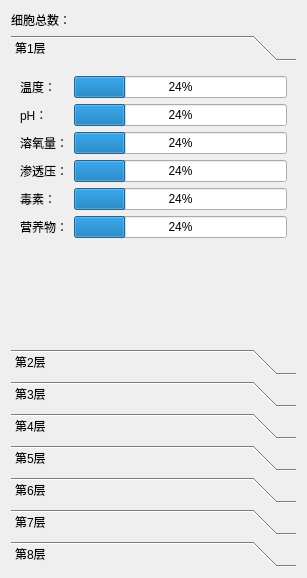
<?xml version="1.0" encoding="UTF-8"?>
<ui version="4.0">
 <class>Form</class>
 <widget class="QWidget" name="Form">
  <property name="geometry">
   <rect>
    <x>0</x>
    <y>0</y>
    <width>307</width>
    <height>578</height>
   </rect>
  </property>
  <property name="windowTitle">
   <string>Form</string>
  </property>
  <layout class="QVBoxLayout" name="verticalLayout">
   <item alignment="Qt::AlignmentFlag::AlignLeft|Qt::AlignmentFlag::AlignVCenter">
    <widget class="QLabel" name="label_7">
     <property name="sizePolicy">
      <sizepolicy hsizetype="Expanding" vsizetype="Expanding">
       <horstretch>0</horstretch>
       <verstretch>0</verstretch>
      </sizepolicy>
     </property>
     <property name="text">
      <string>细胞总数：</string>
     </property>
    </widget>
   </item>
   <item>
    <widget class="QToolBox" name="toolBox_1">
     <property name="sizePolicy">
      <sizepolicy hsizetype="Expanding" vsizetype="Expanding">
       <horstretch>0</horstretch>
       <verstretch>0</verstretch>
      </sizepolicy>
     </property>
     <property name="currentIndex">
      <number>0</number>
     </property>
     <widget class="QWidget" name="page_1">
      <property name="geometry">
       <rect>
        <x>0</x>
        <y>0</y>
        <width>289</width>
        <height>307</height>
       </rect>
      </property>
      <attribute name="label">
       <string>第1层</string>
      </attribute>
      <layout class="QFormLayout" name="formLayout">
       <item row="0" column="0">
        <widget class="QLabel" name="label_tepm">
         <property name="text">
          <string>温度：</string>
         </property>
        </widget>
       </item>
       <item row="0" column="1">
        <widget class="QProgressBar" name="progressBar_tepm">
         <property name="value">
          <number>24</number>
         </property>
        </widget>
       </item>
       <item row="2" column="0">
        <widget class="QLabel" name="label_pH">
         <property name="text">
          <string>pH：</string>
         </property>
        </widget>
       </item>
       <item row="2" column="1">
        <widget class="QProgressBar" name="progressBar_pH">
         <property name="value">
          <number>24</number>
         </property>
        </widget>
       </item>
       <item row="5" column="0">
        <widget class="QLabel" name="label_oxy">
         <property name="text">
          <string>溶氧量：</string>
         </property>
        </widget>
       </item>
       <item row="5" column="1">
        <widget class="QProgressBar" name="progressBar_oxy">
         <property name="value">
          <number>24</number>
         </property>
        </widget>
       </item>
       <item row="8" column="0">
        <widget class="QLabel" name="label_osm">
         <property name="text">
          <string>渗透压：</string>
         </property>
        </widget>
       </item>
       <item row="8" column="1">
        <widget class="QProgressBar" name="progressBar_osm">
         <property name="value">
          <number>24</number>
         </property>
        </widget>
       </item>
       <item row="10" column="0">
        <widget class="QLabel" name="label_toxin">
         <property name="text">
          <string>毒素：</string>
         </property>
        </widget>
       </item>
       <item row="10" column="1">
        <widget class="QProgressBar" name="progressBar_toxin">
         <property name="value">
          <number>24</number>
         </property>
        </widget>
       </item>
       <item row="13" column="0">
        <widget class="QLabel" name="label_nur">
         <property name="text">
          <string>营养物：</string>
         </property>
        </widget>
       </item>
       <item row="13" column="1">
        <widget class="QProgressBar" name="progressBar_nur">
         <property name="value">
          <number>24</number>
         </property>
        </widget>
       </item>
      </layout>
     </widget>
     <widget class="QWidget" name="page_2">
      <property name="geometry">
       <rect>
        <x>0</x>
        <y>0</y>
        <width>289</width>
        <height>307</height>
       </rect>
      </property>
      <attribute name="label">
       <string>第2层</string>
      </attribute>
      <layout class="QFormLayout" name="formLayout_8">
       <item row="0" column="0">
        <widget class="QLabel" name="label_tepm_2">
         <property name="text">
          <string>温度：</string>
         </property>
        </widget>
       </item>
       <item row="0" column="1">
        <widget class="QProgressBar" name="progressBar_tepm_2">
         <property name="value">
          <number>24</number>
         </property>
        </widget>
       </item>
       <item row="1" column="0">
        <widget class="QLabel" name="label_pH_2">
         <property name="text">
          <string>pH：</string>
         </property>
        </widget>
       </item>
       <item row="1" column="1">
        <widget class="QProgressBar" name="progressBar_pH_2">
         <property name="value">
          <number>24</number>
         </property>
        </widget>
       </item>
       <item row="2" column="0">
        <widget class="QLabel" name="label_oxy_2">
         <property name="text">
          <string>溶氧量：</string>
         </property>
        </widget>
       </item>
       <item row="2" column="1">
        <widget class="QProgressBar" name="progressBar_oxy_2">
         <property name="value">
          <number>24</number>
         </property>
        </widget>
       </item>
       <item row="3" column="0">
        <widget class="QLabel" name="label_osm_2">
         <property name="text">
          <string>渗透压：</string>
         </property>
        </widget>
       </item>
       <item row="3" column="1">
        <widget class="QProgressBar" name="progressBar_osm_2">
         <property name="value">
          <number>24</number>
         </property>
        </widget>
       </item>
       <item row="4" column="0">
        <widget class="QLabel" name="label_toxin_2">
         <property name="text">
          <string>毒素：</string>
         </property>
        </widget>
       </item>
       <item row="4" column="1">
        <widget class="QProgressBar" name="progressBar_toxin_2">
         <property name="value">
          <number>24</number>
         </property>
        </widget>
       </item>
       <item row="5" column="0">
        <widget class="QLabel" name="label_nur_2">
         <property name="text">
          <string>营养物：</string>
         </property>
        </widget>
       </item>
       <item row="5" column="1">
        <widget class="QProgressBar" name="progressBar_nur_2">
         <property name="value">
          <number>24</number>
         </property>
        </widget>
       </item>
      </layout>
     </widget>
     <widget class="QWidget" name="page_3">
      <property name="geometry">
       <rect>
        <x>0</x>
        <y>0</y>
        <width>289</width>
        <height>307</height>
       </rect>
      </property>
      <attribute name="label">
       <string>第3层</string>
      </attribute>
      <layout class="QFormLayout" name="formLayout_2">
       <item row="0" column="0">
        <widget class="QLabel" name="label_tepm_3">
         <property name="text">
          <string>温度：</string>
         </property>
        </widget>
       </item>
       <item row="0" column="1">
        <widget class="QProgressBar" name="progressBar_tepm_3">
         <property name="value">
          <number>24</number>
         </property>
        </widget>
       </item>
       <item row="1" column="0">
        <widget class="QLabel" name="label_pH_3">
         <property name="text">
          <string>pH：</string>
         </property>
        </widget>
       </item>
       <item row="1" column="1">
        <widget class="QProgressBar" name="progressBar_pH_3">
         <property name="value">
          <number>24</number>
         </property>
        </widget>
       </item>
       <item row="2" column="0">
        <widget class="QLabel" name="label_oxy_3">
         <property name="text">
          <string>溶氧量：</string>
         </property>
        </widget>
       </item>
       <item row="2" column="1">
        <widget class="QProgressBar" name="progressBar_oxy_3">
         <property name="value">
          <number>24</number>
         </property>
        </widget>
       </item>
       <item row="3" column="0">
        <widget class="QLabel" name="label_osm_3">
         <property name="text">
          <string>渗透压：</string>
         </property>
        </widget>
       </item>
       <item row="3" column="1">
        <widget class="QProgressBar" name="progressBar_osm_3">
         <property name="value">
          <number>24</number>
         </property>
        </widget>
       </item>
       <item row="4" column="0">
        <widget class="QLabel" name="label_toxin_3">
         <property name="text">
          <string>毒素：</string>
         </property>
        </widget>
       </item>
       <item row="4" column="1">
        <widget class="QProgressBar" name="progressBar_toxin_3">
         <property name="value">
          <number>24</number>
         </property>
        </widget>
       </item>
       <item row="5" column="0">
        <widget class="QLabel" name="label_nur_3">
         <property name="text">
          <string>营养物：</string>
         </property>
        </widget>
       </item>
       <item row="5" column="1">
        <widget class="QProgressBar" name="progressBar_nur_3">
         <property name="value">
          <number>24</number>
         </property>
        </widget>
       </item>
      </layout>
     </widget>
     <widget class="QWidget" name="page_4">
      <property name="geometry">
       <rect>
        <x>0</x>
        <y>0</y>
        <width>289</width>
        <height>307</height>
       </rect>
      </property>
      <attribute name="label">
       <string>第4层</string>
      </attribute>
      <layout class="QFormLayout" name="formLayout_3">
       <item row="0" column="0">
        <widget class="QLabel" name="label_tepm_4">
         <property name="text">
          <string>温度：</string>
         </property>
        </widget>
       </item>
       <item row="0" column="1">
        <widget class="QProgressBar" name="progressBar_tepm_4">
         <property name="value">
          <number>24</number>
         </property>
        </widget>
       </item>
       <item row="1" column="0">
        <widget class="QLabel" name="label_pH_4">
         <property name="text">
          <string>pH：</string>
         </property>
        </widget>
       </item>
       <item row="1" column="1">
        <widget class="QProgressBar" name="progressBar_pH_4">
         <property name="value">
          <number>24</number>
         </property>
        </widget>
       </item>
       <item row="2" column="0">
        <widget class="QLabel" name="label_oxy_4">
         <property name="text">
          <string>溶氧量：</string>
         </property>
        </widget>
       </item>
       <item row="2" column="1">
        <widget class="QProgressBar" name="progressBar_oxy_4">
         <property name="value">
          <number>24</number>
         </property>
        </widget>
       </item>
       <item row="3" column="0">
        <widget class="QLabel" name="label_osm_4">
         <property name="text">
          <string>渗透压：</string>
         </property>
        </widget>
       </item>
       <item row="3" column="1">
        <widget class="QProgressBar" name="progressBar_osm_4">
         <property name="value">
          <number>24</number>
         </property>
        </widget>
       </item>
       <item row="4" column="0">
        <widget class="QLabel" name="label_toxin_4">
         <property name="text">
          <string>毒素：</string>
         </property>
        </widget>
       </item>
       <item row="4" column="1">
        <widget class="QProgressBar" name="progressBar_toxin_4">
         <property name="value">
          <number>24</number>
         </property>
        </widget>
       </item>
       <item row="5" column="0">
        <widget class="QLabel" name="label_nur_4">
         <property name="text">
          <string>营养物：</string>
         </property>
        </widget>
       </item>
       <item row="5" column="1">
        <widget class="QProgressBar" name="progressBar_nur_4">
         <property name="value">
          <number>24</number>
         </property>
        </widget>
       </item>
      </layout>
     </widget>
     <widget class="QWidget" name="page_5">
      <property name="geometry">
       <rect>
        <x>0</x>
        <y>0</y>
        <width>289</width>
        <height>307</height>
       </rect>
      </property>
      <attribute name="label">
       <string>第5层</string>
      </attribute>
      <layout class="QFormLayout" name="formLayout_4">
       <item row="0" column="0">
        <widget class="QLabel" name="label_tepm_5">
         <property name="text">
          <string>温度：</string>
         </property>
        </widget>
       </item>
       <item row="0" column="1">
        <widget class="QProgressBar" name="progressBar_tepm_5">
         <property name="value">
          <number>24</number>
         </property>
        </widget>
       </item>
       <item row="1" column="0">
        <widget class="QLabel" name="label_pH_5">
         <property name="text">
          <string>pH：</string>
         </property>
        </widget>
       </item>
       <item row="1" column="1">
        <widget class="QProgressBar" name="progressBar_pH_5">
         <property name="value">
          <number>24</number>
         </property>
        </widget>
       </item>
       <item row="2" column="0">
        <widget class="QLabel" name="label_oxy_5">
         <property name="text">
          <string>溶氧量：</string>
         </property>
        </widget>
       </item>
       <item row="2" column="1">
        <widget class="QProgressBar" name="progressBar_oxy_5">
         <property name="value">
          <number>24</number>
         </property>
        </widget>
       </item>
       <item row="3" column="0">
        <widget class="QLabel" name="label_osm_5">
         <property name="text">
          <string>渗透压：</string>
         </property>
        </widget>
       </item>
       <item row="3" column="1">
        <widget class="QProgressBar" name="progressBar_osm_5">
         <property name="value">
          <number>24</number>
         </property>
        </widget>
       </item>
       <item row="4" column="0">
        <widget class="QLabel" name="label_toxin_5">
         <property name="text">
          <string>毒素：</string>
         </property>
        </widget>
       </item>
       <item row="4" column="1">
        <widget class="QProgressBar" name="progressBar_toxin_5">
         <property name="value">
          <number>24</number>
         </property>
        </widget>
       </item>
       <item row="5" column="0">
        <widget class="QLabel" name="label_nur_5">
         <property name="text">
          <string>营养物：</string>
         </property>
        </widget>
       </item>
       <item row="5" column="1">
        <widget class="QProgressBar" name="progressBar_nur_5">
         <property name="value">
          <number>24</number>
         </property>
        </widget>
       </item>
      </layout>
     </widget>
     <widget class="QWidget" name="page_6">
      <property name="geometry">
       <rect>
        <x>0</x>
        <y>0</y>
        <width>289</width>
        <height>307</height>
       </rect>
      </property>
      <attribute name="label">
       <string>第6层</string>
      </attribute>
      <layout class="QFormLayout" name="formLayout_5">
       <item row="0" column="0">
        <widget class="QLabel" name="label_tepm_6">
         <property name="text">
          <string>温度：</string>
         </property>
        </widget>
       </item>
       <item row="0" column="1">
        <widget class="QProgressBar" name="progressBar_tepm_6">
         <property name="value">
          <number>24</number>
         </property>
        </widget>
       </item>
       <item row="1" column="0">
        <widget class="QLabel" name="label_pH_6">
         <property name="text">
          <string>pH：</string>
         </property>
        </widget>
       </item>
       <item row="1" column="1">
        <widget class="QProgressBar" name="progressBar_pH_6">
         <property name="value">
          <number>24</number>
         </property>
        </widget>
       </item>
       <item row="2" column="0">
        <widget class="QLabel" name="label_oxy_6">
         <property name="text">
          <string>溶氧量：</string>
         </property>
        </widget>
       </item>
       <item row="2" column="1">
        <widget class="QProgressBar" name="progressBar_oxy_6">
         <property name="value">
          <number>24</number>
         </property>
        </widget>
       </item>
       <item row="3" column="0">
        <widget class="QLabel" name="label_osm_6">
         <property name="text">
          <string>渗透压：</string>
         </property>
        </widget>
       </item>
       <item row="3" column="1">
        <widget class="QProgressBar" name="progressBar_osm_6">
         <property name="value">
          <number>24</number>
         </property>
        </widget>
       </item>
       <item row="4" column="0">
        <widget class="QLabel" name="label_toxin_6">
         <property name="text">
          <string>毒素：</string>
         </property>
        </widget>
       </item>
       <item row="4" column="1">
        <widget class="QProgressBar" name="progressBar_toxin_6">
         <property name="value">
          <number>24</number>
         </property>
        </widget>
       </item>
       <item row="5" column="0">
        <widget class="QLabel" name="label_nur_6">
         <property name="text">
          <string>营养物：</string>
         </property>
        </widget>
       </item>
       <item row="5" column="1">
        <widget class="QProgressBar" name="progressBar_nur_6">
         <property name="value">
          <number>24</number>
         </property>
        </widget>
       </item>
      </layout>
     </widget>
     <widget class="QWidget" name="page_7">
      <property name="geometry">
       <rect>
        <x>0</x>
        <y>0</y>
        <width>289</width>
        <height>307</height>
       </rect>
      </property>
      <attribute name="label">
       <string>第7层</string>
      </attribute>
      <layout class="QFormLayout" name="formLayout_6">
       <item row="0" column="0">
        <widget class="QLabel" name="label_tepm_7">
         <property name="text">
          <string>温度：</string>
         </property>
        </widget>
       </item>
       <item row="0" column="1">
        <widget class="QProgressBar" name="progressBar_tepm_7">
         <property name="value">
          <number>24</number>
         </property>
        </widget>
       </item>
       <item row="1" column="0">
        <widget class="QLabel" name="label_pH_7">
         <property name="text">
          <string>pH：</string>
         </property>
        </widget>
       </item>
       <item row="1" column="1">
        <widget class="QProgressBar" name="progressBar_pH_7">
         <property name="value">
          <number>24</number>
         </property>
        </widget>
       </item>
       <item row="2" column="0">
        <widget class="QLabel" name="label_oxy_7">
         <property name="text">
          <string>溶氧量：</string>
         </property>
        </widget>
       </item>
       <item row="2" column="1">
        <widget class="QProgressBar" name="progressBar_oxy_7">
         <property name="value">
          <number>24</number>
         </property>
        </widget>
       </item>
       <item row="3" column="0">
        <widget class="QLabel" name="label_osm_7">
         <property name="text">
          <string>渗透压：</string>
         </property>
        </widget>
       </item>
       <item row="3" column="1">
        <widget class="QProgressBar" name="progressBar_osm_7">
         <property name="value">
          <number>24</number>
         </property>
        </widget>
       </item>
       <item row="4" column="0">
        <widget class="QLabel" name="label_toxin_7">
         <property name="text">
          <string>毒素：</string>
         </property>
        </widget>
       </item>
       <item row="4" column="1">
        <widget class="QProgressBar" name="progressBar_toxin_7">
         <property name="value">
          <number>24</number>
         </property>
        </widget>
       </item>
       <item row="5" column="0">
        <widget class="QLabel" name="label_nur_7">
         <property name="text">
          <string>营养物：</string>
         </property>
        </widget>
       </item>
       <item row="5" column="1">
        <widget class="QProgressBar" name="progressBar_nur_7">
         <property name="value">
          <number>24</number>
         </property>
        </widget>
       </item>
      </layout>
     </widget>
     <widget class="QWidget" name="page_8">
      <property name="geometry">
       <rect>
        <x>0</x>
        <y>0</y>
        <width>289</width>
        <height>307</height>
       </rect>
      </property>
      <attribute name="label">
       <string>第8层</string>
      </attribute>
      <layout class="QFormLayout" name="formLayout_7">
       <item row="0" column="0">
        <widget class="QLabel" name="label_tepm_8">
         <property name="text">
          <string>温度：</string>
         </property>
        </widget>
       </item>
       <item row="0" column="1">
        <widget class="QProgressBar" name="progressBar_tepm_8">
         <property name="value">
          <number>24</number>
         </property>
        </widget>
       </item>
       <item row="1" column="0">
        <widget class="QLabel" name="label_pH_8">
         <property name="text">
          <string>pH：</string>
         </property>
        </widget>
       </item>
       <item row="1" column="1">
        <widget class="QProgressBar" name="progressBar_pH_8">
         <property name="value">
          <number>24</number>
         </property>
        </widget>
       </item>
       <item row="2" column="0">
        <widget class="QLabel" name="label_oxy_8">
         <property name="text">
          <string>溶氧量：</string>
         </property>
        </widget>
       </item>
       <item row="2" column="1">
        <widget class="QProgressBar" name="progressBar_oxy_8">
         <property name="value">
          <number>24</number>
         </property>
        </widget>
       </item>
       <item row="3" column="0">
        <widget class="QLabel" name="label_osm_8">
         <property name="text">
          <string>渗透压：</string>
         </property>
        </widget>
       </item>
       <item row="3" column="1">
        <widget class="QProgressBar" name="progressBar_osm_8">
         <property name="value">
          <number>24</number>
         </property>
        </widget>
       </item>
       <item row="4" column="0">
        <widget class="QLabel" name="label_toxin_8">
         <property name="text">
          <string>毒素：</string>
         </property>
        </widget>
       </item>
       <item row="4" column="1">
        <widget class="QProgressBar" name="progressBar_toxin_8">
         <property name="value">
          <number>24</number>
         </property>
        </widget>
       </item>
       <item row="5" column="0">
        <widget class="QLabel" name="label_nur_8">
         <property name="text">
          <string>营养物：</string>
         </property>
        </widget>
       </item>
       <item row="5" column="1">
        <widget class="QProgressBar" name="progressBar_nur_8">
         <property name="value">
          <number>24</number>
         </property>
        </widget>
       </item>
      </layout>
     </widget>
    </widget>
   </item>
  </layout>
 </widget>
 <resources/>
 <connections/>
</ui>
